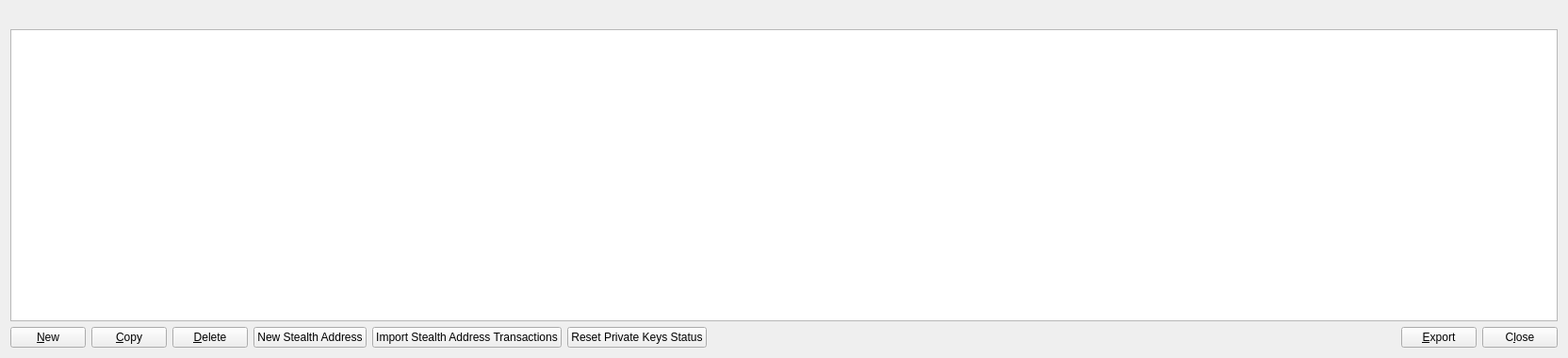
<?xml version="1.0" encoding="UTF-8"?>
<ui version="4.0">
 <class>AddressBookPage</class>
 <widget class="QWidget" name="AddressBookPage">
  <property name="geometry">
   <rect>
    <x>0</x>
    <y>0</y>
    <width>1664</width>
    <height>380</height>
   </rect>
  </property>
  <layout class="QVBoxLayout" name="verticalLayout">
   <item>
    <widget class="QLabel" name="labelExplanation">
     <property name="textFormat">
      <enum>Qt::PlainText</enum>
     </property>
     <property name="wordWrap">
      <bool>true</bool>
     </property>
    </widget>
   </item>
   <item>
    <widget class="QTableView" name="tableView">
     <property name="contextMenuPolicy">
      <enum>Qt::CustomContextMenu</enum>
     </property>
     <property name="toolTip">
      <string>Double-click to edit address or label</string>
     </property>
     <property name="tabKeyNavigation">
      <bool>false</bool>
     </property>
     <property name="alternatingRowColors">
      <bool>true</bool>
     </property>
     <property name="selectionMode">
      <enum>QAbstractItemView::SingleSelection</enum>
     </property>
     <property name="selectionBehavior">
      <enum>QAbstractItemView::SelectRows</enum>
     </property>
     <property name="sortingEnabled">
      <bool>true</bool>
     </property>
     <attribute name="verticalHeaderVisible">
      <bool>false</bool>
     </attribute>
    </widget>
   </item>
   <item>
    <layout class="QHBoxLayout" name="horizontalLayout">
     <item>
      <widget class="QPushButton" name="newAddress">
       <property name="toolTip">
        <string>Create a new address</string>
       </property>
       <property name="text">
        <string>&amp;New</string>
       </property>
       <property name="icon">
        <iconset resource="../bitcoin.qrc">
         <normaloff>:/icons/add</normaloff>:/icons/add</iconset>
       </property>
      </widget>
     </item>
     <item>
      <widget class="QPushButton" name="copyAddress">
       <property name="toolTip">
        <string>Copy the currently selected address to the system clipboard</string>
       </property>
       <property name="text">
        <string>&amp;Copy</string>
       </property>
       <property name="icon">
        <iconset resource="../bitcoin.qrc">
         <normaloff>:/icons/editcopy</normaloff>:/icons/editcopy</iconset>
       </property>
      </widget>
     </item>
     <item>
      <widget class="QPushButton" name="deleteAddress">
       <property name="toolTip">
        <string>Delete the currently selected address from the list</string>
       </property>
       <property name="text">
        <string>&amp;Delete</string>
       </property>
       <property name="icon">
        <iconset resource="../bitcoin.qrc">
         <normaloff>:/icons/remove</normaloff>:/icons/remove</iconset>
       </property>
      </widget>
     </item>
     <item>
      <widget class="QPushButton" name="newStealthAddress">
       <property name="text">
        <string>New Stealth Address</string>
       </property>
       <property name="icon">
        <iconset resource="../bitcoin.qrc">
         <normaloff>:/icons/add</normaloff>:/icons/add</iconset>
       </property>
      </widget>
     </item>
     <item>
      <widget class="QPushButton" name="importStealthAddress">
       <property name="text">
        <string>Import Stealth Address Transactions</string>
       </property>
       <property name="icon">
        <iconset resource="../bitcoin.qrc">
         <normaloff>:/icons/edit</normaloff>:/icons/edit</iconset>
       </property>
      </widget>
     </item>
     <item>
      <widget class="QPushButton" name="resetPrivateKeysButton">
       <property name="text">
        <string>Reset Private Keys Status</string>
       </property>
       <property name="icon">
        <iconset resource="../bitcoin.qrc">
         <normaloff>:/icons/key</normaloff>:/icons/key</iconset>
       </property>
      </widget>
     </item>
     <item>
      <spacer name="horizontalSpacer">
       <property name="orientation">
        <enum>Qt::Horizontal</enum>
       </property>
       <property name="sizeHint" stdset="0">
        <size>
         <width>40</width>
         <height>20</height>
        </size>
       </property>
      </spacer>
     </item>
     <item>
      <widget class="QPushButton" name="exportButton">
       <property name="toolTip">
        <string>Export the data in the current tab to a file</string>
       </property>
       <property name="text">
        <string>&amp;Export</string>
       </property>
       <property name="icon">
        <iconset resource="../bitcoin.qrc">
         <normaloff>:/icons/export</normaloff>:/icons/export</iconset>
       </property>
      </widget>
     </item>
     <item>
      <widget class="QPushButton" name="closeButton">
       <property name="sizePolicy">
        <sizepolicy hsizetype="Minimum" vsizetype="Minimum">
         <horstretch>0</horstretch>
         <verstretch>0</verstretch>
        </sizepolicy>
       </property>
       <property name="text">
        <string>C&amp;lose</string>
       </property>
      </widget>
     </item>
    </layout>
   </item>
  </layout>
 </widget>
 <resources>
  <include location="../bitcoin.qrc"/>
 </resources>
 <connections/>
</ui>
